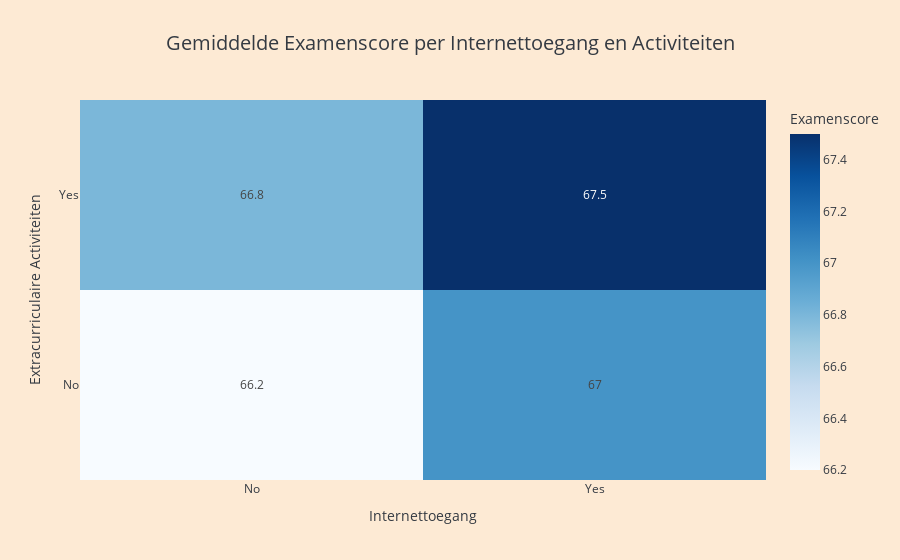

Notebook code for this chart:
### Markdown cell above
### Argument 1 voor perspectief 1: Digitale toegang en ontspanning als sleutel tot betere prestaties

De combinatie van digitale toegang en actieve ontspanning buiten school lijkt positief samen te hangen met betere prestaties.

### Code cell
%run InfoVisualisation1.ipynb

### Figure 1 — Plotly figure (JSON) as saved in the notebook; plotly's stock layout.template omitted (floating-point values rounded to 4 significant figures)
{"data": [{"coloraxis": "coloraxis", "histfunc": "sum", "hovertemplate": "Internet_Access=%{x}<br>Extracurricular_Activities=%{y}<br>sum of Gemiddelde Examenscore=%{z}<extra></extra>", "name": "", "texttemplate": "%{z}", "type": "histogram2d", "x": ["No", "No", "Yes", "Yes"], "xaxis": "x", "xbingroup": "x", "y": ["No", "Yes", "No", "Yes"], "yaxis": "y", "ybingroup": "y", "z": [66.2, 66.8, 67.0, 67.5]}], "layout": {"autosize": true, "coloraxis": {"colorbar": {"title": {"text": "Examenscore"}}, "colorscale": [[0, "rgb(247,251,255)"], [0.125, "rgb(222,235,247)"], [0.25, "rgb(198,219,239)"], [0.375, "rgb(158,202,225)"], [0.5, "rgb(107,174,214)"], [0.625, "rgb(66,146,198)"], [0.75, "rgb(33,113,181)"], [0.875, "rgb(8,81,156)"], [1, "rgb(8,48,107)"]]}, "legend": {"tracegroupgap": 0}, "plot_bgcolor": "white", "title": {"font": {"size": 20}, "text": "Gemiddelde Examenscore per Internettoegang en Activiteiten"}, "xaxis": {"anchor": "y", "autorange": true, "domain": [0, 1], "range": [-0.5, 1.5], "title": {"text": "Internettoegang"}, "type": "category"}, "yaxis": {"anchor": "x", "autorange": true, "domain": [0, 1], "range": [-0.5, 1.5], "title": {"text": "Extracurriculaire Activiteiten"}, "type": "category"}}}
